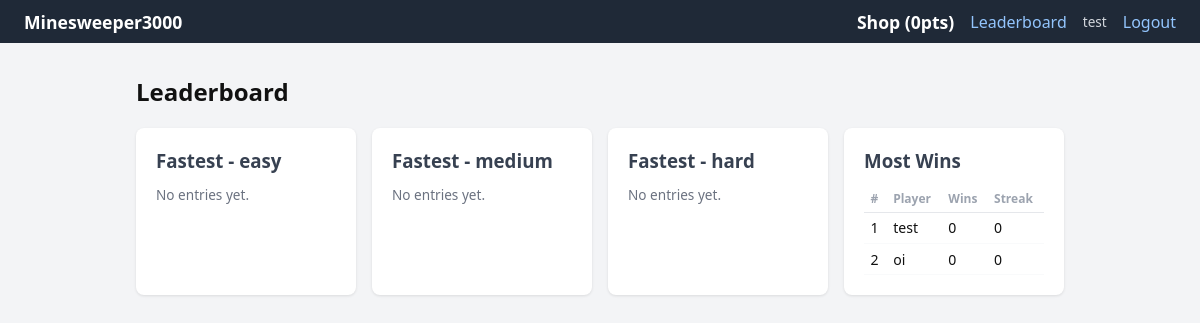
The page /leaderboard (signed in) on the database as committed earlier.
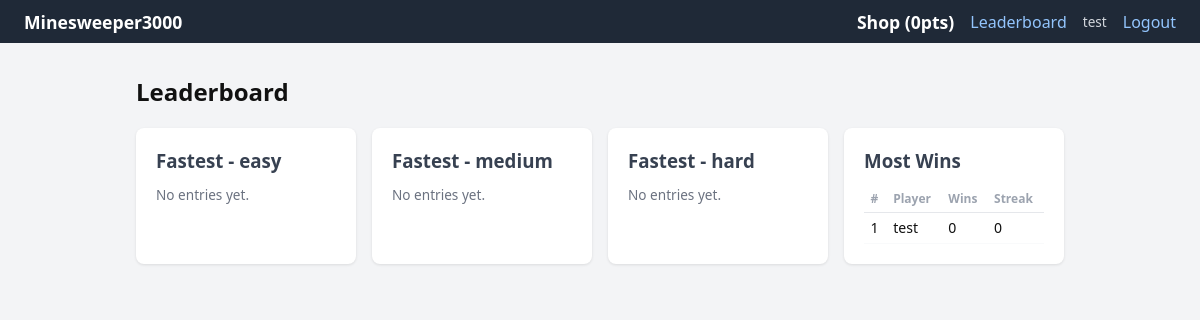
The same page on the database as committed later.
### models.py (models this page shows)
class User(SQLModel, table=True):
    id: int | None = Field(default = None, primary_key=True)
    name: str
    password: str
    points: int = Field(default=0)

class UserStats(SQLModel, table=True):
    id: int = Field(default=None, primary_key=True)
    user_id: int = Field(foreign_key="user.id", unique=True)
    games_won: int = Field(default=0)
    games_lost: int = Field(default=0)
    current_streak: int = Field(default=0)
    best_streak: int = Field(default=0)

### main.py (the view)
@app.get("/leaderboard", response_class=HTMLResponse)
async def leaderboard(request: Request, user: User = Depends(get_active_user), session: Session = Depends(get_session)):
    if not user:
        return RedirectResponse("/login")
    best_times = {}
    for diff in ["easy", "medium", "hard"]:
        rows = session.exec(select(BestTime, User).join(User, BestTime.user_id == User.id).where(BestTime.difficulty == diff).order_by(BestTime.time_seconds)).all()
        seen = {}
        for bt, u in rows:
            if u.name not in seen:
                seen[u.name] = round(bt.time_seconds, 1)
        best_times[diff] = list(seen.items())[:10]
    most_wins = session.exec(select(UserStats, User).join(User, UserStats.user_id == User.id).order_by(UserStats.games_won.desc())).all()
    return templates.TemplateResponse(request, "leaderboard.html", {
        "user": user,
        "best_times": best_times,
        "most_wins": [(u.name, s.games_won, s.best_streak) for s, u in most_wins[:10]],
    })

### templates/leaderboard.html (shortened to what this page needs)
{% extends "index.html" %}
{% block content %}
<h2>Leaderboard</h2>
<div class="lb-grid">
    {% for diff in ["easy", "medium", "hard"] %}
    <section class="card">
        <h3>Fastest - {{ diff }}</h3>
        {% if best_times[diff] %}
        <table class="lb-table">
        <tr><th>#</th><th>Player</th><th>Time</th></tr>
        {% for name, secs in best_times[diff] %}
        <tr>
            <td>{{ loop.index }}</td><td>{{ name }}</td><td>{{ secs }}s</td>
        </tr>
        {% endfor %}
        </table>
        {% else %}
        <p class="hint">No entries yet.</p>
        {% endif %}
    </section>
    {% endfor %}
    <section class="card">
        <h3>Most Wins</h3>
        {% if most_wins %}
        <table class="lb-table">
        <tr><th>#</th><th>Player</th><th>Wins</th><th>Streak</th></tr>
        {% for name, wins, streak in most_wins %}
        <tr>
        <td>{{ loop.index }}</td><td>{{ name }}</td><td>{{ wins }}</td><td>{{ streak }}</td>
        </tr>
        {% endfor %}
        </table>
        {% else %}
        <p class="hint">No data yet.</p>
        {% endif %}
    </section>
</div>
{% endblock %}

### templates/index.html (shortened to what this page needs)
<!DOCTYPE html>
<html lang="pt-br">
    <head>
        <link rel="stylesheet" href="/static/style.css">
    </head>
    <body>
        <nav>
        <a href="/">Minesweeper3000</a>
        {% if user %}
        <div class="nav-right">
            <a href="/shop">Shop ({{ user.points }}pts)</a>
            <a href="/leaderboard">Leaderboard</a>
            <span class="nav-user">{{ user.name }}</span>
            <a href="/logout">Logout</a>
        </div>
        {% endif %}
        </nav>
        <main id="main">
            {% block content %}{% endblock %}
        </main>
    </body>
</html>

### static/style.css (style rules this page uses)
*, *::before, *::after { box-sizing: border-box; margin: 0; padding: 0; }
body { font-family: system-ui, sans-serif; background: #f3f4f6; color: #111; }
nav { background: #1f2937; color: white; padding: .6rem 1.5rem; display: flex; justify-content: space-between; align-items: center; flex-wrap: wrap; gap: .5rem; }
nav a { color: #93c5fd; text-decoration: none; }
nav a:first-child { color: white; font-weight: 700; font-size: 1.1rem; }
.nav-right { display: flex; gap: 1rem; align-items: center; }
.nav-user { color: #d1d5db; font-size: .85rem; }
#main { max-width: 960px; margin: 2rem auto; padding: 0 1rem; }
h2 { margin-bottom: 1.25rem; }
h3 { margin-bottom: .75rem; color: #374151; }
.hint { font-size: .85rem; color: #6b7280; margin-bottom: 1rem; }
.card { background: white; border-radius: 8px; padding: 1.25rem; box-shadow: 0 1px 3px rgba(0,0,0,.1); }
.lb-grid { display: grid; grid-template-columns: repeat(auto-fit, minmax(200px,1fr)); gap: 1rem; }
.lb-table { width: 100%; border-collapse: collapse; }
.lb-table th { font-size: .75rem; color: #9ca3af; text-align: left; padding: .3rem .4rem; border-bottom: 1px solid #e5e7eb; }
.lb-table td { padding: .35rem .4rem; border-bottom: 1px solid #f9fafb; font-size: .88rem; }

Rows that differ between the two databases and show on the page:
removed UserStats: name "oi", wins "0", streak "0"
